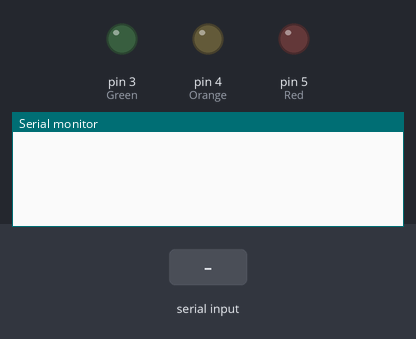
Bench run of a sketch on a simulated Arduino Uno, built with avr-gcc and run on an emulated ATmega328P. Shown: output pins drawn as LEDs (lit = HIGH), the last lines printed to the serial monitor. The inputs (shaded band) are chosen by the test bench.

Above: at 1.2 s.
1.3 s: "green\n" received over Serial
At 3.5 s:
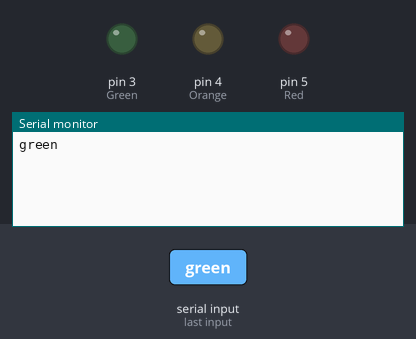
3.8 s: "green off\n" received over Serial
At 5.6 s:
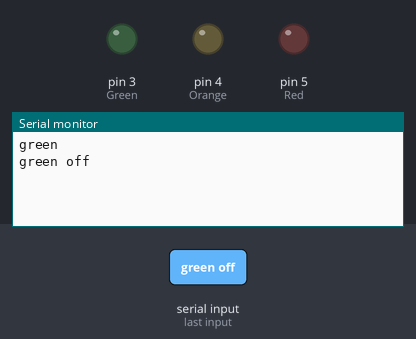
6.3 s: "orange\n" received over Serial
At 8.6 s:
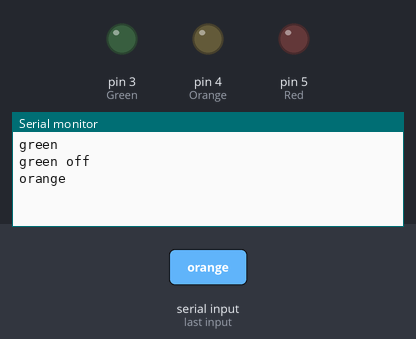

Measured:
- after the input at 1.3 s, the serial monitor: prints a new line after 1.0 s (image 1)
- after the input at 3.8 s, the serial monitor: prints a new line after 1.0 s (image 2)
- after the input at 6.3 s, the serial monitor: prints a new line after 1.0 s (image 3)

The sketch:

Hc05_voice.ino
```cpp
int Green = 3;
int Orange = 4;
int Red = 5;

void setup() {
  Serial.begin(9600);
  pinMode(Green,OUTPUT);
  pinMode(Orange,OUTPUT);
  pinMode(Red,OUTPUT);


}


char c;
String voice;

void loop() {
  if (Serial.available()>0)
  {
    voice="";
    voice=Serial.readString();
    Serial.print(voice+'\n');
  }

  if(voice=="green")
  {
    digitalWrite(Green,HIGH);
  } else if(voice=="green off")
  {
    digitalWrite(Green,LOW);
  }

    if(voice=="orange")
  {
    digitalWrite(Orange,HIGH);
  } else if(voice=="Orange off")
  {
    digitalWrite(Orange,LOW);
  }


  if(voice=="turn on")
  {
    digitalWrite(Red,HIGH);
  } else if(voice=="turn off")
  {
    digitalWrite(Red,LOW);
  }

}
```
